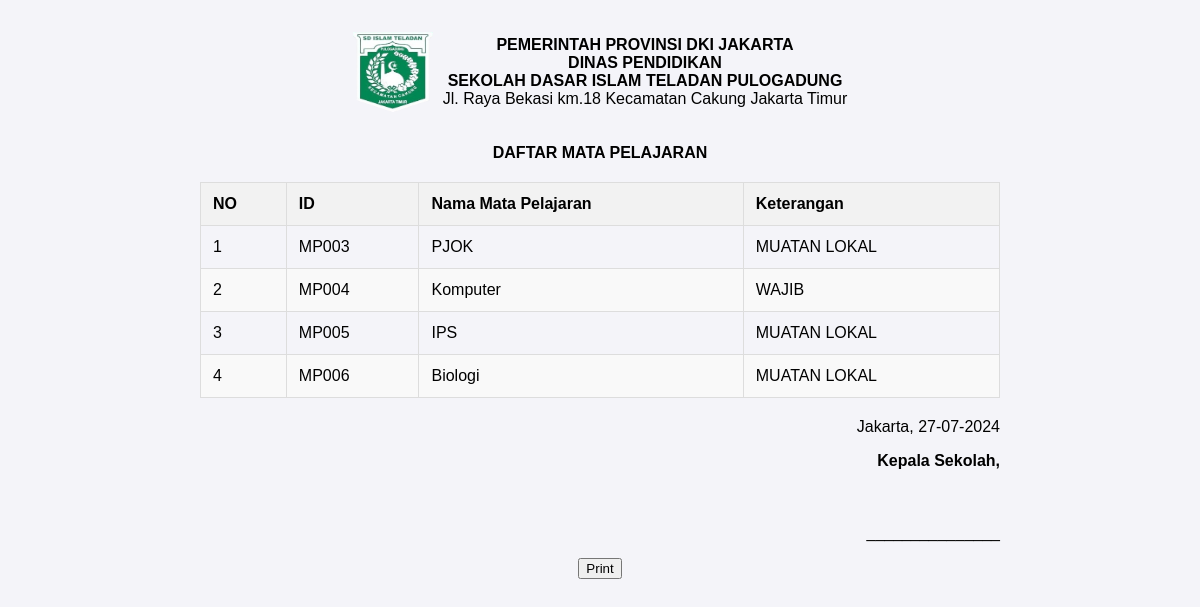
The page /report/reportmapel.php?type=mapel (signed in) on the database its author committed.
### tables this page shows
CREATE TABLE `mapel` (
  `id_mapel` varchar(50) NOT NULL,
  `nama_mapel` varchar(50) NOT NULL,
  `kategori` varchar(50) NOT NULL
);

### report/reportmapel.php (the view, shortened to what this page needs)
<?php
include '../proses/connect.php';
$type = $_GET['type'];
if ($type == 'mapel') {
    $sql = "SELECT * FROM mapel";
    $result = $conn->query($sql);
    if ($result->num_rows > 0) {
        $html = "<html><head>";
        $html .= "<title>Report Mata Pelajaran</title>";
        $html .= "<style>";
        $html .= "body { font-family: Arial, sans-serif; background-color: #f4f4f9; margin: 0; padding: 0; text-align: center; }";
        $html .= ".container { max-width: 800px; margin: 0 auto; padding: 20px; }";
        $html .= ".header-container { display: flex; align-items: center; justify-content: center; margin-bottom: 20px; }";
        $html .= ".header-container img { width: 80px; height: 80px; margin-right: 10px; }";
        $html .= ".header-container .text { margin: 0; text-align: center; }";
        $html .= "table { width: 100%; border-collapse: collapse; margin: 20px 0; }";
        $html .= "table, th, td { border: 1px solid #ddd; }";
        $html .= "th, td { padding: 12px; text-align: left; }";
        $html .= "th { background-color: #f2f2f2; }";
        $html .= "tr:nth-child(even) { background-color: #f9f9f9; }";
        $html .= "p.center { text-align: center; }";
        $html .= ".right-align { text-align: right; }";
        $html .= "@media print {";
        $html .= "    .container { width: 100%; box-shadow: none; margin: 0; padding: 0; }";
        $html .= "    table, th, td { border: 1px solid #000; }";
        $html .= "    th { background-color: #ccc; }";
        $html .= "    body { background-color: white; }";
        $html .= "    .no-print { display: none; }";
        $html .= "}";
        $html .= "</style>";
        $html .= "</head><body>";
        $html .= "<div class='container'>";
        $html .= "<div class='header-container'>";
        $html .= "<img src='../assets/img/sekolah.png' alt='Logo'>";
        $html .= "<div class='text'>";
        $html .= "<p><strong>PEMERINTAH PROVINSI DKI JAKARTA</strong><br>";
        $html .= "<strong>DINAS PENDIDIKAN</strong><br>";
        $html .= "<strong>SEKOLAH DASAR ISLAM TELADAN PULOGADUNG</strong><br>";
        $html .= "Jl. Raya Bekasi km.18 Kecamatan Cakung Jakarta Timur</p>";
        $html .= "</div>";
        $html .= "</div>";
        $html .= "<p class='center'><strong>DAFTAR MATA PELAJARAN</strong></p>";
        $html .= "<table>";
        $html .= "<thead><tr><th>NO</th><th>ID</th><th>Nama Mata Pelajaran</th><th>Keterangan</th></tr></thead>";
        $no = 1;
            while ($row = $result->fetch_assoc()) {
                $html .= "<tr>";
                $html .= "<td>" . $no . "</td>";
                $html .= "<td>" . $row['id_mapel'] . "</td>";
                $html .= "<td>" . $row['nama_mapel'] . "</td>";
                $html .= "<td>" . $row['kategori'] . "</td>";
                $html .= "</tr>";
                $no++;
            }
            $html .= "</tbody></table>";
        } else {
            $html .= "Tidak ada data mata pelajaran.";
        }
        $html .= "<p class='right-align'>Jakarta, " . date('d-m-Y') . "</p>";
        $html .= "<p class='right-align'><strong>Kepala Sekolah,<br><br><br><br></strong> _______________</p>";
        $html .= "<div class='no-print'><button onclick='window.print()'>Print</button></div>";
        $html .= "</div>";
        $html .= "</body></html>";
        echo $html;
    } else {
        echo 'Tidak ada data mata pelajaran.';
    }
?>

### rows shown on the page
mapel: id_mapel "MP003", nama_mapel "PJOK", kategori "MUATAN LOKAL"
mapel: id_mapel "MP004", nama_mapel "Komputer", kategori "WAJIB"
mapel: id_mapel "MP005", nama_mapel "IPS", kategori "MUATAN LOKAL"
mapel: id_mapel "MP006", nama_mapel "Biologi", kategori "MUATAN LOKAL"
